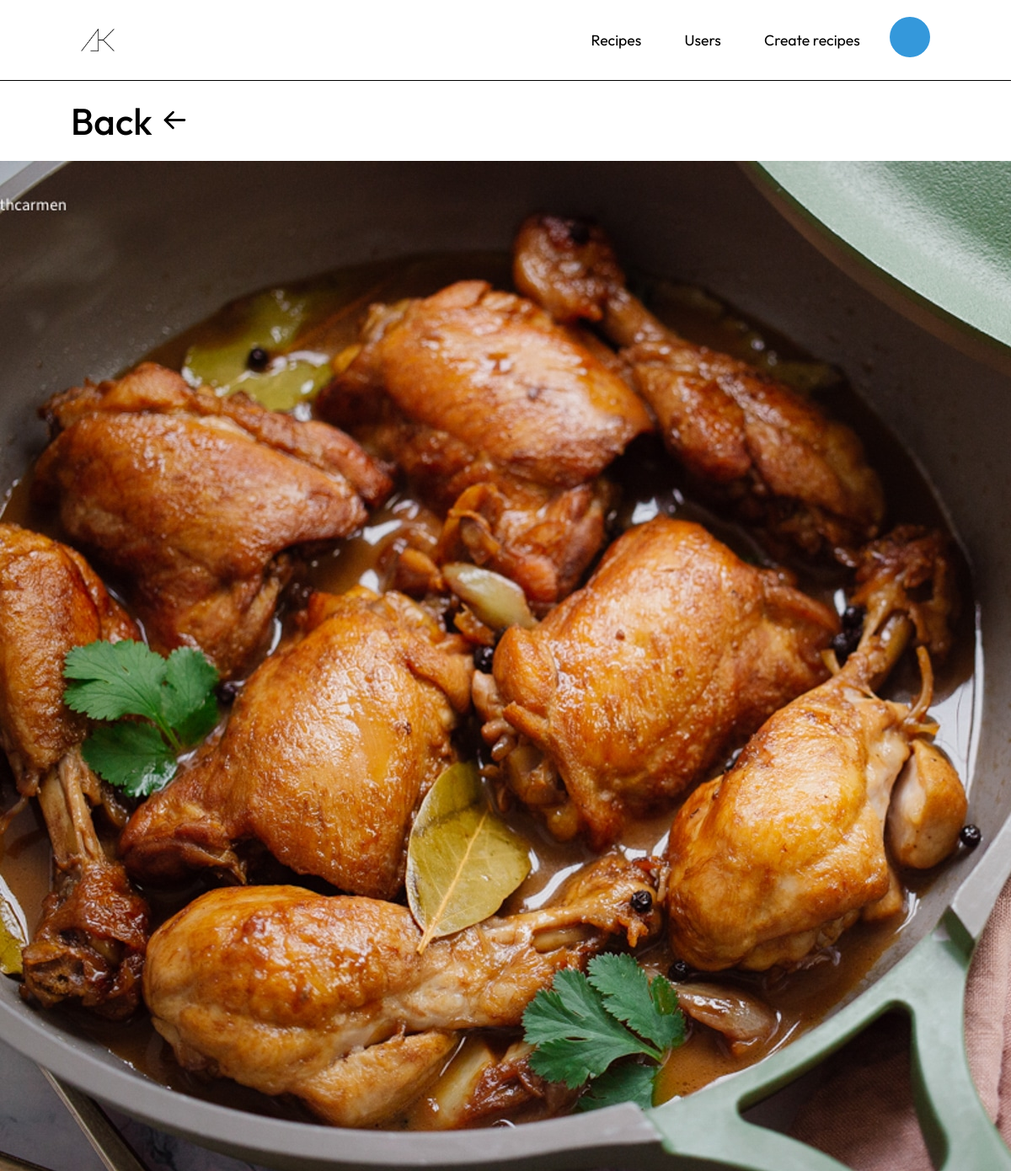
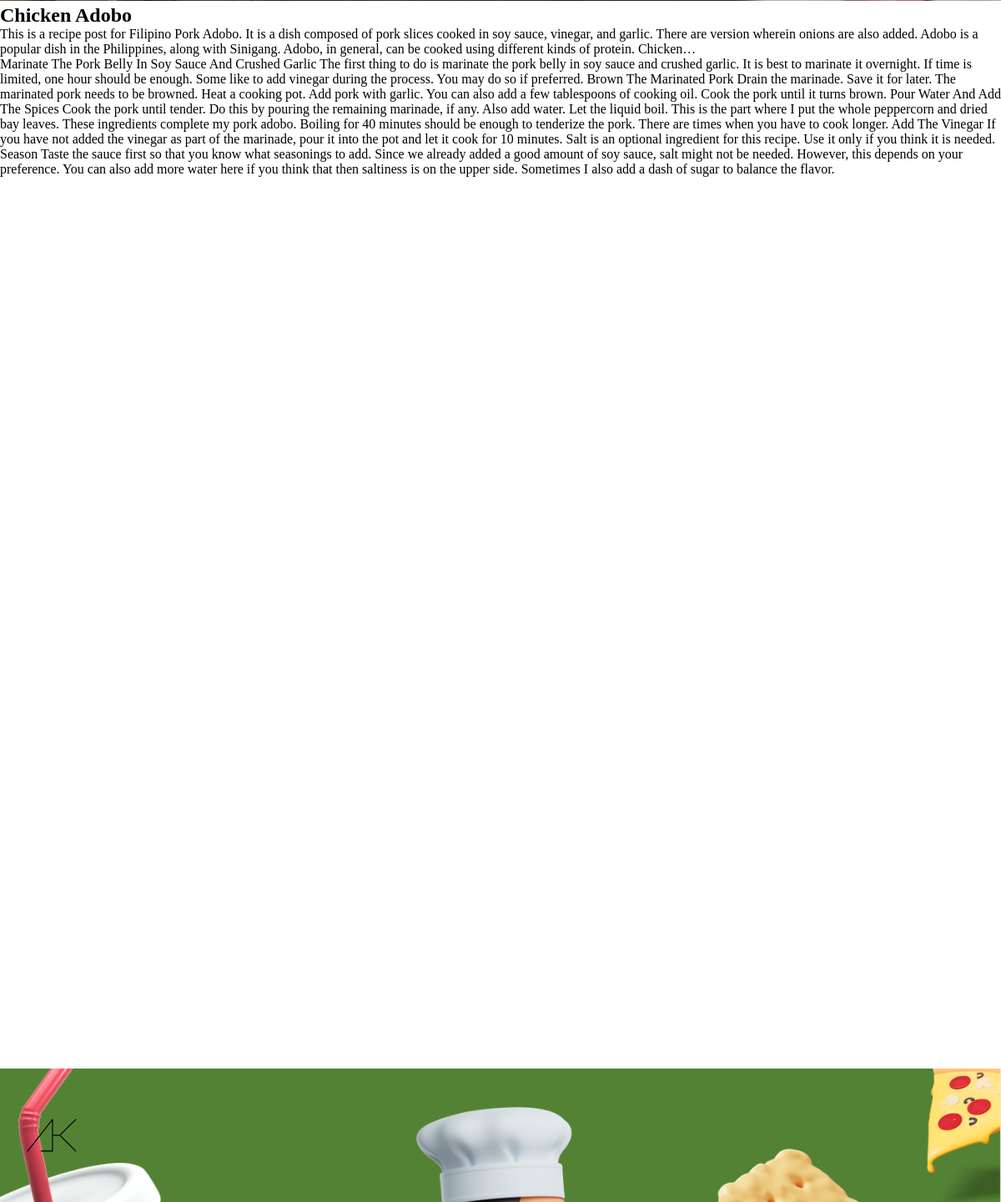
The app's page /recipe_user.php?id=46 with its own data (2 pictures, top to bottom).
### tables this page shows
CREATE TABLE `recipes` (
  `id` int(11) NOT NULL,
  `title` varchar(255) NOT NULL,
  `category` varchar(20) NOT NULL,
  `description` text NOT NULL,
  `steps` text NOT NULL,
  `url_dish` varchar(10000) NOT NULL,
  `creator` varchar(100) NOT NULL,
  `user_id` varchar(100) NOT NULL
);

### recipe_user.php (the view, shortened to what this page needs)
<!DOCTYPE html>
<html lang="en">
<head>
    <link rel="stylesheet" href="../style/homepage.css" />
</head>
<body>
    <nav class="navbar">
        <img class="logo" src="../assets/Logo.png" alt="" />
        <div class="navbar-links">
            <ul>
                <li>
                    <a href="listrecipe.php">Recipes</a>
                </li>
                <li>
                    <a  href="listuser.php">Users</a>
                </li>
                <li>
                    <a href="createrecipe.php">Create recipes</a>
                </li>
                <div class="dropdown">
                    <button onclick="myFunction()" class="dropbtn"></button>
                </div>
            </ul>
        </div>
    </nav>
    <section class="banner-sec">
        <a class="back-saved-recipe" href="homepage_admin.php">Back
        </a>
    </section>
    <section class="saved-recipe-data">
    <?php
require(__DIR__ . '/pagesPHP/connection.php');
$recipeId = isset($_GET['id']) ? $_GET['id'] : null;
$sql = "SELECT * FROM recipes WHERE id = :recipeId";
$stmt = $pdo->prepare($sql);
$stmt->bindValue(':recipeId', $recipeId, PDO::PARAM_INT);
$stmt->execute();
$recipe = $stmt->fetch(PDO::FETCH_ASSOC);
if ($recipe) {
    echo '<img src="' . $recipe['url_dish'] . '"></img>';
    echo '<h1>' . $recipe['title'] . '</h1>';
    echo '<p>' . $recipe['description'] . '</p>';
    echo '<p>' . $recipe['steps'] . '</p>';
} else {
    echo '<p>Recipe not found.</p>';
}
?>
    </section>
    <footer class="footer-sec">
        <img class="logo-footer" src="../assets/Logo.png" alt="" />
    </footer>
</body>
</html>

### style/homepage.css (style rules this page uses)
:root { --button-color: #548235; --font: 'Outfit', sans-serif; }
* { text-decoration: none; box-sizing: border-box; margin: 0; padding: 0; }
.navbar { width: 100%; display: flex; justify-content: flex-end; align-items: center; padding: 20px 8%; border-bottom: 1px solid black; background-color: rgb(255, 255, 255); }
.logo { margin-right: auto; max-width: 4%; background-size: cover; }
.navbar-links { height: 100%; }
.navbar-links ul { display: flex; margin: 0; padding: 0; }
.navbar-links li { list-style: none; }
.navbar-links li a { margin-right: 1.2rem; font-size: 1.1rem; font-family: var(--font); display: block; text-decoration: none; color: rgb(0, 0, 0); padding: 1rem; }
.dropbtn { background-color: #3498db; color: white; padding: 16px; font-size: 16px; border: none; cursor: pointer; }
.dropdown { position: relative; display: inline-block; }
.dropbtn { background-image: url('https://i.pinimg.com/736x/22/d9/b7/22d9b702a49aedb04fb7cbdc446e8f2b.jpg'); border-radius: 100%; background-position: center; background-size: cover; width: 3rem; height: 3rem; }
.footer-sec { display: flex; align-items: center; justify-content: flex-start; background-image: url(../assets/footer-img.png); width: 100%; height: 20vh; background-position: center; background-repeat: no-repeat; background-size: cover; margin-top: 240px; }
.logo-footer { background-position: center; background-size: cover; max-width: 5%; margin-left: 2rem; }
.banner-sec { width: 100%; padding: 20px 7%; display: flex; justify-content: space-between; align-items: center; }
.back-saved-recipe { color: #000; font-family: Outfit; font-size: 2.75rem; font-style: normal; font-weight: 500; line-height: normal; }
.back-arrow-saved { width: 2.1875rem; height: 2.1875rem; flex-shrink: 0; }
.saved-recipe-data { width: 100%; height: 280vh; }

### records on screen
recipes: url_dish (picture), title "Chicken Adobo", description "This is a recipe post for Filipino Pork Adobo. It is a dish composed of pork slices cooked in soy sauce, vinegar, and garlic. There are version wherein onions are also added. Adobo is a popular dish in the Philippines, along with Sinigang. Adobo, in general, can be cooked using different kinds of protein. Chicken…", steps "Marinate The Pork Belly In Soy Sauce And Crushed Garlic The first thing to do is marinate the pork belly in soy sauce and crushed garlic. It is best to marinate it overnight. If time is limited, one hour should be enough. Some like to add vinegar during the process. You may do so if preferred. Brown The Marinated Pork Drain the marinade. Save it for later. The marinated pork needs to be browned. Heat a cooking pot. Add pork with garlic. You can also add a few tablespoons of cooking oil. Cook the pork until it turns brown. Pour Water And Add The Spices Cook the pork until tender. Do this by pouring the remaining marinade, if any. Also add water. Let the liquid boil. This is the part where I…"
